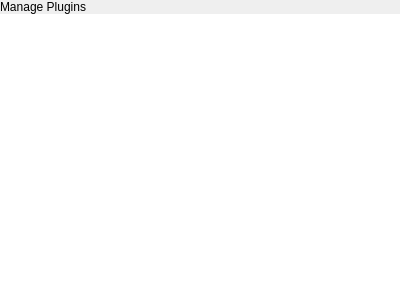
<?xml version="1.0" encoding="UTF-8"?>
<ui version="4.0">
 <class>PluginManagementPopover</class>
 <widget class="QWidget" name="PluginManagementPopover">
  <property name="geometry">
   <rect>
    <x>0</x>
    <y>0</y>
    <width>400</width>
    <height>300</height>
   </rect>
  </property>
  <property name="windowTitle">
   <string>Form</string>
  </property>
  <layout class="QVBoxLayout" name="verticalLayout">
   <property name="spacing">
    <number>0</number>
   </property>
   <property name="leftMargin">
    <number>0</number>
   </property>
   <property name="topMargin">
    <number>0</number>
   </property>
   <property name="rightMargin">
    <number>0</number>
   </property>
   <property name="bottomMargin">
    <number>0</number>
   </property>
   <item>
    <widget class="tStackedWidget" name="stackedWidget">
     <property name="currentIndex">
      <number>0</number>
     </property>
     <widget class="QWidget" name="pluginListPage">
      <layout class="QVBoxLayout" name="verticalLayout_2">
       <property name="spacing">
        <number>0</number>
       </property>
       <property name="leftMargin">
        <number>0</number>
       </property>
       <property name="topMargin">
        <number>0</number>
       </property>
       <property name="rightMargin">
        <number>0</number>
       </property>
       <property name="bottomMargin">
        <number>0</number>
       </property>
       <item>
        <widget class="tTitleLabel" name="titleLabel">
         <property name="text">
          <string>Manage Plugins</string>
         </property>
        </widget>
       </item>
       <item>
        <widget class="QListView" name="listView">
         <property name="frameShape">
          <enum>QFrame::NoFrame</enum>
         </property>
        </widget>
       </item>
      </layout>
     </widget>
     <widget class="QWidget" name="pluginDetailPage">
      <layout class="QVBoxLayout" name="verticalLayout_3">
       <property name="spacing">
        <number>0</number>
       </property>
       <property name="leftMargin">
        <number>0</number>
       </property>
       <property name="topMargin">
        <number>0</number>
       </property>
       <property name="rightMargin">
        <number>0</number>
       </property>
       <property name="bottomMargin">
        <number>0</number>
       </property>
       <item>
        <widget class="tTitleLabel" name="titleLabel_2">
         <property name="text">
          <string notr="true">TextLabel</string>
         </property>
        </widget>
       </item>
       <item>
        <widget class="tSubtitleLabel" name="subtitleLabel">
         <property name="text">
          <string>Actions</string>
         </property>
         <property name="margin">
          <number>9</number>
         </property>
        </widget>
       </item>
       <item>
        <widget class="QPushButton" name="activateButton">
         <property name="text">
          <string>Activate Plugin</string>
         </property>
        </widget>
       </item>
       <item>
        <widget class="QPushButton" name="deactivateButton">
         <property name="text">
          <string>Deactivate Plugin</string>
         </property>
        </widget>
       </item>
       <item>
        <widget class="QLabel" name="restartPrompt">
         <property name="text">
          <string notr="true"/>
         </property>
         <property name="wordWrap">
          <bool>true</bool>
         </property>
         <property name="margin">
          <number>9</number>
         </property>
        </widget>
       </item>
       <item>
        <widget class="QPushButton" name="restartButton">
         <property name="text">
          <string notr="true">Restart</string>
         </property>
        </widget>
       </item>
       <item>
        <spacer name="verticalSpacer">
         <property name="orientation">
          <enum>Qt::Vertical</enum>
         </property>
         <property name="sizeHint" stdset="0">
          <size>
           <width>20</width>
           <height>40</height>
          </size>
         </property>
        </spacer>
       </item>
      </layout>
     </widget>
    </widget>
   </item>
  </layout>
 </widget>
 <customwidgets>
  <customwidget>
   <class>tTitleLabel</class>
   <extends>QLabel</extends>
   <header location="global">ttitlelabel.h</header>
   <slots>
    <signal>backButtonClicked()</signal>
   </slots>
  </customwidget>
  <customwidget>
   <class>tStackedWidget</class>
   <extends>QStackedWidget</extends>
   <header location="global">tstackedwidget.h</header>
   <container>1</container>
   <slots>
    <signal>switchingFrame(int)</signal>
   </slots>
  </customwidget>
  <customwidget>
   <class>tSubtitleLabel</class>
   <extends>QLabel</extends>
   <header location="global">tsubtitlelabel.h</header>
  </customwidget>
 </customwidgets>
 <resources/>
 <connections/>
</ui>
